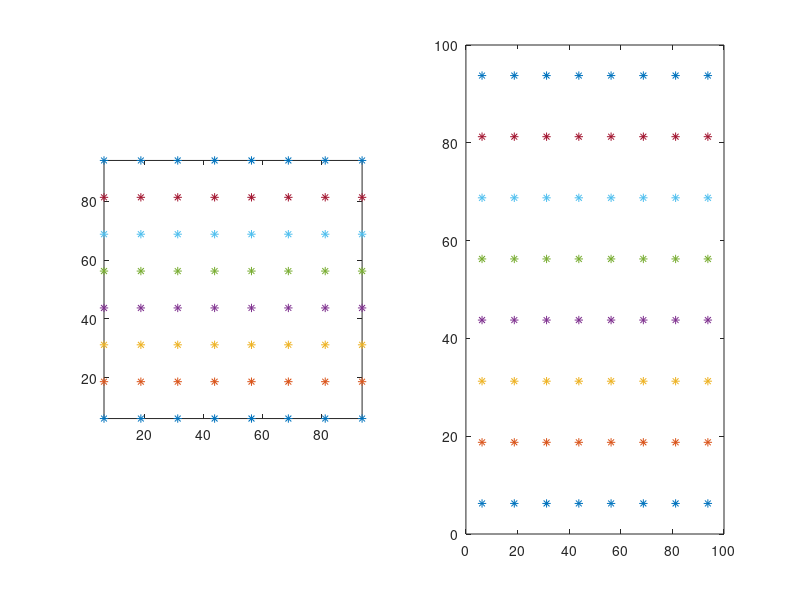

The MATLAB script that drew this image: (Note: this script raises an error after producing the figure.)

clear;
clf;
clc;
close all;

global generation_size pop_size sense_node sense_range sensor_selected target_coveraged target_x target_y node_x node_y distance grid_range_x grid_range_y span

sense_range=17.675;
sense_node=400;
packet_bit=2000;
generation_size=20;
pop_size=50;
grid_range_x=200; 
grid_range_y=200;
span=0.04;%target span
% sink_x=grid_range_x*span/2;
% sink_y=-grid_range_y*span;
sink_x=50;
sink_y=200; %sink_y=200

%grid_range: to determine the field size, rand_rang: target number
sensor_selected=zeros(pop_size,sense_node,generation_size+1);

% rand_range_x=10;
% rand_range_y=10;
target_x=zeros(grid_range_y*span,grid_range_x*span);
target_y=zeros(grid_range_y*span,grid_range_x*span);
% target_x=zeros(rand_range_y,rand_range_x); %//
% target_y=zeros(rand_range_y,rand_range_x); %//
% node_x=zeros(sense_node); %//
% node_y=zeros(sense_node); %//
% load data1;
% distance=zeros(rand_range_y,rand_range_x,sense_node);
dist_node_target=zeros(grid_range_y*span,grid_range_x*span,sense_node);
% for k=1:sense_node    %randomly produce %//
%        node_x(k)=fix(rand*grid_range_x*span);
%        node_y(k)=fix(rand*grid_range_y*span);
% end
m=0;
n=0;
for k=1:400
    node_x(k)=m;
    node_y(k)=n;
    if m>=95
        m=0;
        n=n+5;
    else
        m=m+5;
    end
end
% while 1==1 
tic
clf;
for i=1:grid_range_y*span   % determine the target coordinates
    for j=1:grid_range_x*span
        target_x(i,j)=6.25+(j-1)*12.5;
        target_y(i,j)=6.25+(i-1)*12.5;
    end
end

% for i=1:rand_range_y    %randomly determine//
%     for j=1:rand_range_x
%             target_x(i,j)=fix(rand*grid_range_x*span);
%             target_y(i,j)=fix(rand*grid_range_y*span);
%     end
% end


for i=1:grid_range_x*span %% plot the targets
        axis image;
        hold on;
        subplot(1,2,2),plot(target_x(i,:),target_y(i,:),'*'); 
        hold on;        
        subplot(1,2,1),plot(target_x(i,:),target_y(i,:),'*'); 
end

for k=1:sense_node
    for i=1:grid_range_y*span
        for j=1:grid_range_x*span
            distance(i,j,k)=dist(node_x(k),node_y(k),target_x(i,j),target_y(i,j));
        end
    end
end

    
target_coveraged=zeros(length(target_x(:,1)),length(target_x(1,:)),pop_size,generation_size+1); % coverage array

[best_fit,best_idx]=algorithm();
  

init_node_x=[]; % plot the nodes
init_node_y=[];
for i=1:sense_node
    init_node_x(length(init_node_x)+1)=node_x(i);
    init_node_y(length(init_node_y)+1)=node_y(i);
    subplot(1,2,1),text(node_x(i),node_y(i),int2str(i));
end
axis image;
hold on;          
subplot(1,2,1),circle(sense_range,init_node_x,init_node_y,'b');

       
 init_targe_coveraged=zeros(length(target_x(:,1)),length(target_x(1,:)));   % determine the covered targets in the initial plot
 for k=1:sense_node
           for i=1:length(target_x(:,1))
               for j=1:length(target_x(1,:))
                        if distance(i,j,k)<=sense_range
                               init_target_coveraged(i,j)=1;
                        end
               end
           end
 end


init_coveraged_target_count=0;      % count the number of covered targets
init_target_covered_x=[];
init_target_covered_y=[];
for i=1:length(target_x(:,1))
      for j=1:length(target_x(1,:))
          if(init_target_coveraged(i,j)==1)
                init_coveraged_target_count=init_coveraged_target_count+1;
                init_target_covered_x(length(init_target_covered_x)+1)=target_x(i,j);
                init_target_covered_y(length(init_target_covered_y)+1)=target_y(i,j);
          end
      end
end
axis image;   % plot the red circle (coverage)
hold on;
subplot(1,2,1),plot(init_target_covered_x,init_target_covered_y,'y.');  

fprintf('\n initial coveraged target ratio=%d/%d active_node_num=%d',init_coveraged_target_count,length(target_x(1,:))*length(target_y(:,1)),sense_node); % list the original data

best_node_x=[]; % plot the best result of node arrangement
best_node_y=[];
for i=1:sense_node
      if(sensor_selected(best_idx,i,generation_size+1)==1)
            best_node_x(length(best_node_x)+1)=node_x(i);
            best_node_y(length(best_node_y)+1)=node_y(i);
            subplot(1,2,2),text(node_x(i),node_y(i),int2str(i));
      end
end
axis image;
hold on;          
subplot(1,2,2),circle(sense_range,best_node_x,best_node_y,'b');

best_target_covered_x=[]; % plot the targets covered by the best solution
best_target_covered_y=[];
for i=1:length(target_y(:,1))
   for j=1:length(target_x(1,:))
        if(target_coveraged(i,j,best_idx,generation_size+1)==1) % keep the best solution
                best_target_covered_x(length(best_target_covered_x)+1)=target_x(i,j);
                best_target_covered_y(length(best_target_covered_y)+1)=target_y(i,j);
        end
   end
end
axis image;
hold on;
subplot(1,2,2),plot(best_target_covered_x,best_target_covered_y,'y.');
fprintf('\n');

% combine with LEACH to simulate the physical running of network

[coverage_rec,avg_packets_to_bs,avg_packets_to_ch,dead,S,last_round,CLUSTERHS,avg_ch]=LEACH(sense_node,9000,0.2,...
sensor_selected(best_idx,:,generation_size+1),node_x,node_y,sink_x,sink_y,packet_bit,1);
avg_ch
avg_packets_to_bs
avg_packets_to_ch
toc
% pause;
% end

